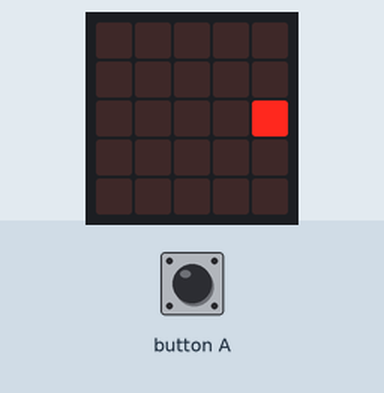
A program run on a simulated BBC micro:bit (MakeCode). On the bench: the board's 5×5 LED display. The inputs (shaded band) are chosen by the test bench. The short countdown, score and lost-life animations are approximate.

Above: at 0.9 s.
At 6.3 s:
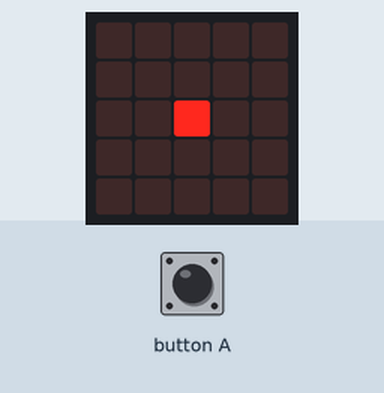
6.4 s: button A pressed for 0.15 s
At 8.6 s:
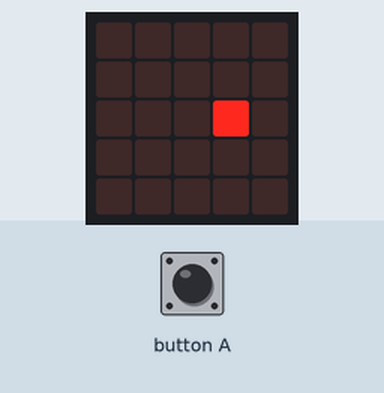
Timing chart, 0 to 10.1 s (numbered marks = the images above; inputs shaded):
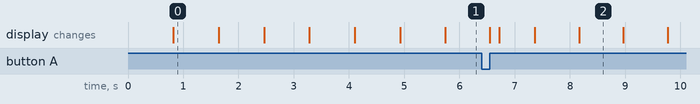

The program:

main.ts
```typescript
input.onButtonPressed(Button.A, function () {
    if (sprite.get(LedSpriteProperty.X) == 2) {
        game.addScore(1)
        Geschwindigkeit += -20
    } else {
        game.gameOver()
    }
})
let sprite: game.LedSprite = null
sprite = game.createSprite(2, 2)
let Geschwindigkeit = 800
basic.forever(function () {
    sprite.move(1)
    sprite.ifOnEdgeBounce()
    basic.pause(Geschwindigkeit)
})
```

test.ts
```typescript
// Hier kann man Tests durchführen; diese Datei wird nicht kompiliert, wenn dieses Paket als Erweiterung verwendet wird.
```

Measured:
- what the display in image 0 shows lasts 0.8 s, from 0.8 s to 1.6 s
